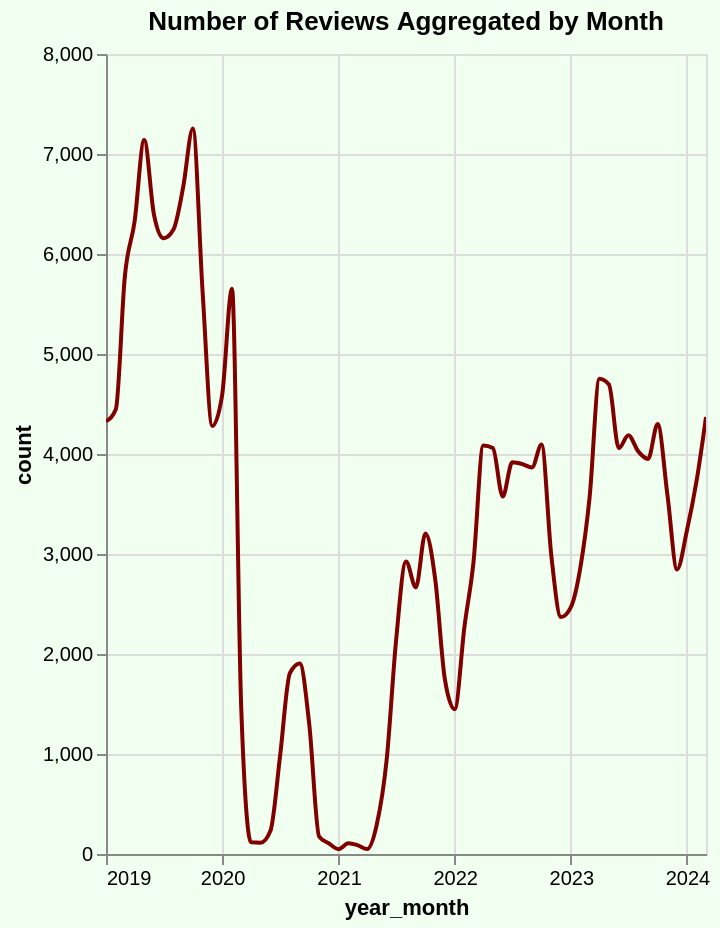

Write the Vega-Lite specification saved for this chart.
### Vega-Lite specification from a JSON file in a GitHub repository (floating-point values rounded to 4 significant figures)
{"config": {"view": {"continuousWidth": 300, "continuousHeight": 300}}, "data": {"name": "data-b35da7080195773c8bd49e133e51b58d"}, "mark": {"type": "line", "color": "#800000", "interpolate": "monotone"}, "background": "#f0fff0", "encoding": {"tooltip": [{"field": "year_month", "type": "temporal"}, {"field": "count", "type": "quantitative"}], "x": {"field": "year_month", "type": "temporal"}, "y": {"field": "count", "type": "quantitative"}}, "height": 400, "params": [{"name": "param_4", "select": {"type": "interval", "encodings": ["x", "y"]}, "bind": "scales"}], "title": "Number of Reviews Aggregated by Month", "width": "container", "$schema": "https://vega.github.io/schema/vega-lite/v5.17.0.json", "datasets": {"data-b35da7080195773c8bd49e133e51b58d": [{"year_month": "2019-01-01T00:00:00", "count": 4327}, {"year_month": "2019-02-01T00:00:00", "count": 4448}, {"year_month": "2019-03-01T00:00:00", "count": 5767}, {"year_month": "2019-04-01T00:00:00", "count": 6328}, {"year_month": "2019-05-01T00:00:00", "count": 7141}, {"year_month": "2019-06-01T00:00:00", "count": 6390}, {"year_month": "2019-07-01T00:00:00", "count": 6157}, {"year_month": "2019-08-01T00:00:00", "count": 6244}, {"year_month": "2019-09-01T00:00:00", "count": 6676}, {"year_month": "2019-10-01T00:00:00", "count": 7256}, {"year_month": "2019-11-01T00:00:00", "count": 5604}, {"year_month": "2019-12-01T00:00:00", "count": 4280}, {"year_month": "2020-01-01T00:00:00", "count": 4588}, {"year_month": "2020-02-01T00:00:00", "count": 5653}, {"year_month": "2020-03-01T00:00:00", "count": 1467}, {"year_month": "2020-04-01T00:00:00", "count": 117}, {"year_month": "2020-05-01T00:00:00", "count": 113}, {"year_month": "2020-06-01T00:00:00", "count": 233}, {"year_month": "2020-07-01T00:00:00", "count": 974}, {"year_month": "2020-08-01T00:00:00", "count": 1808}, {"year_month": "2020-09-01T00:00:00", "count": 1906}, {"year_month": "2020-10-01T00:00:00", "count": 1294}, {"year_month": "2020-11-01T00:00:00", "count": 174}, {"year_month": "2020-12-01T00:00:00", "count": 107}, {"year_month": "2021-01-01T00:00:00", "count": 48}, {"year_month": "2021-02-01T00:00:00", "count": 107}, {"year_month": "2021-03-01T00:00:00", "count": 89}, {"year_month": "2021-04-01T00:00:00", "count": 50}, {"year_month": "2021-05-01T00:00:00", "count": 293}, {"year_month": "2021-06-01T00:00:00", "count": 936}, {"year_month": "2021-07-01T00:00:00", "count": 2141}, {"year_month": "2021-08-01T00:00:00", "count": 2926}, {"year_month": "2021-09-01T00:00:00", "count": 2666}, {"year_month": "2021-10-01T00:00:00", "count": 3206}, {"year_month": "2021-11-01T00:00:00", "count": 2742}, {"year_month": "2021-12-01T00:00:00", "count": 1751}, {"year_month": "2022-01-01T00:00:00", "count": 1447}, {"year_month": "2022-02-01T00:00:00", "count": 2280}, {"year_month": "2022-03-01T00:00:00", "count": 2913}, {"year_month": "2022-04-01T00:00:00", "count": 4086}, {"year_month": "2022-05-01T00:00:00", "count": 4059}, {"year_month": "2022-06-01T00:00:00", "count": 3575}, {"year_month": "2022-07-01T00:00:00", "count": 3917}, {"year_month": "2022-08-01T00:00:00", "count": 3900}, {"year_month": "2022-09-01T00:00:00", "count": 3865}, {"year_month": "2022-10-01T00:00:00", "count": 4095}, {"year_month": "2022-11-01T00:00:00", "count": 2978}, {"year_month": "2022-12-01T00:00:00", "count": 2369}, {"year_month": "2023-01-01T00:00:00", "count": 2467}, {"year_month": "2023-02-01T00:00:00", "count": 2882}, {"year_month": "2023-03-01T00:00:00", "count": 3562}, {"year_month": "2023-04-01T00:00:00", "count": 4752}, {"year_month": "2023-05-01T00:00:00", "count": 4694}, {"year_month": "2023-06-01T00:00:00", "count": 4057}, {"year_month": "2023-07-01T00:00:00", "count": 4188}, {"year_month": "2023-08-01T00:00:00", "count": 4026}, {"year_month": "2023-09-01T00:00:00", "count": 3951}, {"year_month": "2023-10-01T00:00:00", "count": 4299}, {"year_month": "2023-11-01T00:00:00", "count": 3584}, {"year_month": "2023-12-01T00:00:00", "count": 2846}, {"year_month": "2024-01-01T00:00:00", "count": 3234}, {"year_month": "2024-02-01T00:00:00", "count": 3743}, {"year_month": "2024-03-01T00:00:00", "count": 4370}]}}
